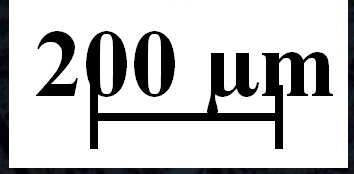
%> input picture addruler/50.jpg, 354 x 174 px
$ octave main.m   (GNU Octave 9; MATLAB toolbox functions it lacks are replaced by stand-ins)
%> lines starting %> are read from the running program, lines starting %| are printed output that depends on the picture
### addruler/FindAllImage.m
function[cnt] = FindAllImage(imgDataPath, writeDataPath, rulerPath)
%> called with imgDataPath = './result/', writeDataPath = './processed/'
%rulerPath = char(rulerPath);
ruler_50 = imread(char(rulerPath(1)));
%> ruler_50 is the input picture: size 174x354x3 uint8; mean R, G, B 197.5, 197.8, 198.3
ruler_100 = imread(char(rulerPath(2)));
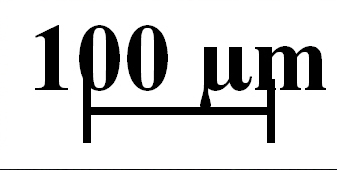
%> input picture addruler/100.jpg, 337 x 170 px
%> ruler_100 is the input picture: size 170x337x3 uint8; mean R, G, B 212.1, 212.1, 212.2
ruler_200 = imread(char(rulerPath(3)));
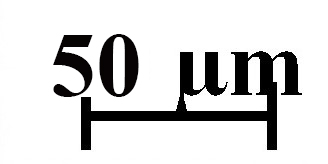
%> input picture addruler/200.jpg, 328 x 164 px
%> ruler_200 is the input picture: size 164x328x3 uint8; mean R, G, B 215, 214.8, 214.9
ruler_500 = imread(char(rulerPath(4)));
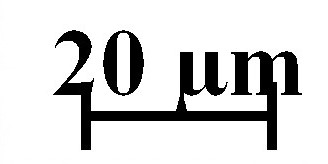
%> input picture addruler/500.jpg, 328 x 164 px
%> ruler_500 is the input picture: size 164x328x3 uint8; min 0, max 255, mean 215
imgDataDir  = dir(imgDataPath);             % 遍历所有文件
cnt = 0;
for i = 1:length(imgDataDir)
    if(isequal(imgDataDir(i).name,'.')||... % 去除系统自带的两个隐文件夹
       isequal(imgDataDir(i).name,'..')||...
       ~imgDataDir(i).isdir)                % 去除遍历中不是文件夹的
           continue;
    end
    imgDir = dir([imgDataPath imgDataDir(i).name '/*.jpg']);
    for j =1:length(imgDir)                 % 遍历所有图片
        if(strfind(imgDir(j).name, '500'))
            ruler = ruler_500;
        elseif(strfind(imgDir(j).name, '100'))
            ruler = ruler_100;
        elseif(strfind(imgDir(j).name, '200'))
            ruler = ruler_200;
        else
            ruler = ruler_50;
        end
        path = [imgDataPath imgDataDir(i).name '/' imgDir(j).name];
        origin_image = imread([imgDataPath imgDataDir(i).name '/' imgDir(j).name]);
        if exist([writeDataPath imgDataDir(i).name],'dir')==0
            mkdir([writeDataPath imgDataDir(i).name]);
        end
        write_image = AddRuler(origin_image,ruler);
        write_path = [writeDataPath imgDataDir(i).name '/' imgDir(j).name];
        imwrite(write_image, write_path,'jpg','Quality',100);
        cnt=cnt+1;
        fprintf('已经处理了%d个文件\n',cnt);
    end
end
end

### addruler/main.m
%MATLAB 从一个文件夹中批量读取图片，添加标尺，并保存处理好的图片文件到另外一个文件夹
%测试平台：Windows 10, MATLAB R2018a
%编写日期：20200530
%xiaoxinwei
%注意：仅支持单级目录，不支持多目录嵌套
clear;
clc;
close all;

%%设定原始图片目录，保存图片目录，标尺文件路径
imgDataPath = './result/';
writeDataPath = './processed/';
rulerPath = {'50.jpg','100.jpg','200.jpg','500.jpg'};
cnt = FindAllImage(imgDataPath, writeDataPath, rulerPath);
fprintf('************************\n',cnt);
fprintf('成功处理了%d个文件！结束！\n',cnt);
fprintf('************************\n',cnt);
